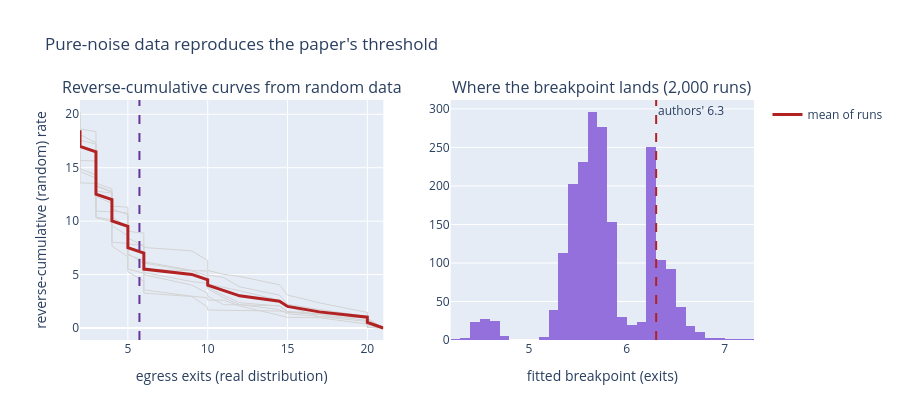

The notebook cell saved with this chart:
### Markdown cell above
## 6. The cumulative-sum artifact, demonstrated by simulation

§3 argued the paper's headline "threshold at ~6 exits" is an artifact of its y-axis:
`cum_per_fatal = sum(per_fatal) - cumsum(per_fatal)` — a **reverse cumulative sum** of the
per-capita rate, sorted by exits (their `sd03.r`). Here we prove it. We keep the real exit
distribution and the exact reverse-cumsum construction, but replace each community's fatality
rate with a **random uniform draw** — pure noise, no relationship to exits whatsoever — and
re-fit the same segmented breakpoint over 2,000 simulations.

If the threshold were real, random data should destroy it. It doesn't: the breakpoint lands in
the same place every time, because (a) a reverse cumulative sum can only descend, and (b) the
right-skewed exit distribution forces the bend wherever communities are densest — near the
median, regardless of the y-values.

### Code cell
from plotly.subplots import make_subplots
from scipy.stats import percentileofscore

rng = np.random.default_rng(7)
exits_sorted = np.sort(df.exits.values)        # real exit distribution, ascending
n = len(exits_sorted)

def segmented_breakpoint(x, y):
    """Best continuous two-segment (hinge) fit by SSR over candidate breaks — mimics R's `segmented`."""
    best = None
    for bp in np.linspace(x.min() + 1e-6, x.max() - 1e-6, 200):
        X = np.column_stack([np.ones_like(x), x, np.maximum(x - bp, 0)])
        beta, *_ = np.linalg.lstsq(X, y, rcond=None)
        ssr = ((y - X @ beta) ** 2).sum()
        if best is None or ssr < best[0]:
            best = (ssr, bp)
    return best[1]

N_SIM = 2000
curves, bps = [], []
for _ in range(N_SIM):
    u = rng.uniform(0, 1, n)                    # random "fatality rate", no trend
    cum = u.sum() - np.cumsum(u)               # authors' reverse cumulative sum
    curves.append(cum)
    bps.append(segmented_breakpoint(exits_sorted, cum))
curves = np.array(curves); bps = np.array(bps)

bp_med = np.median(bps)
bp_pct = np.median([percentileofscore(exits_sorted, b, kind="mean") for b in bps])
print(f"null breakpoint over {N_SIM} pure-noise runs: median {bp_med:.2f} exits "
      f"({bp_pct:.0f}th pct)   |   authors reported ~6.3 exits / 66.6th pct")

fig = make_subplots(rows=1, cols=2, subplot_titles=(
    "Reverse-cumulative curves from random data", "Where the breakpoint lands (2,000 runs)"))
for c in curves[rng.choice(N_SIM, 8, replace=False)]:
    fig.add_trace(go.Scatter(x=exits_sorted, y=c, mode="lines",
                             line=dict(color="lightgray", width=1), showlegend=False), 1, 1)
fig.add_trace(go.Scatter(x=exits_sorted, y=curves.mean(0), mode="lines", name="mean of runs",
                         line=dict(color="firebrick", width=3)), 1, 1)
fig.add_vline(x=bp_med, line_dash="dash", line_color="rebeccapurple", row=1, col=1)
fig.add_trace(go.Histogram(x=bps, nbinsx=40, marker_color="mediumpurple", showlegend=False), 1, 2)
fig.add_vline(x=6.3, line_dash="dash", line_color="firebrick",
              annotation_text="authors' 6.3", row=1, col=2)
fig.update_xaxes(title_text="egress exits (real distribution)", row=1, col=1)
fig.update_xaxes(title_text="fitted breakpoint (exits)", row=1, col=2)
fig.update_yaxes(title_text="reverse-cumulative (random) rate", row=1, col=1)
fig.update_layout(height=420, title="Pure-noise data reproduces the paper's threshold")
fig.show()

### Figure 1 — Plotly figure (JSON) as saved in the notebook; plotly's stock layout.template omitted (floating-point values rounded to 4 significant figures; data arrays with more than 128 entries replaced by an {"elided": "..."} marker saying what was removed)
{"data": [{"line": {"color": "lightgray", "width": 1}, "mode": "lines", "showlegend": false, "type": "scatter", "x": [2.0, 2.0, 2.0, 2.0, 3.0, 3.0, 3.0, 3.0, 3.0, 3.0, 3.0, 3.0, 3.0, 4.0, 4.0, 4.0, 4.0, 4.0, 5.0, 5.0, 5.0, 5.0, 5.0, 6.0, 6.0, 6.0, 6.0, 9.0, 10.0, 10.0, 11.0, 12.0, 14.5, 15.0, 17.0, 20.0, 20.0, 21.0], "xaxis": "x", "y": [16.52, 15.77, 15.39, 14.9, 14.33, 14.09, 13.61, 13.31, 13.0, 12.11, 11.86, 11.35, 10.94, 10.86, 10.39, 10.08, 9.646, 9.559, 8.641, 7.968, 7.589, 7.04, 6.947, 6.061, 5.466, 5.122, 5.0, 4.01, 3.244, 2.968, 2.175, 2.17, 2.071, 1.492, 1.32, 0.9798, 0.8697, 0.0], "yaxis": "y"}, {"line": {"color": "lightgray", "width": 1}, "mode": "lines", "showlegend": false, "type": "scatter", "x": [2.0, 2.0, 2.0, 2.0, 3.0, 3.0, 3.0, 3.0, 3.0, 3.0, 3.0, 3.0, 3.0, 4.0, 4.0, 4.0, 4.0, 4.0, 5.0, 5.0, 5.0, 5.0, 5.0, 6.0, 6.0, 6.0, 6.0, 9.0, 10.0, 10.0, 11.0, 12.0, 14.5, 15.0, 17.0, 20.0, 20.0, 21.0], "xaxis": "x", "y": [15.8, 15.39, 15.12, 14.64, 14.02, 13.42, 13.26, 12.55, 11.79, 11.5, 10.83, 10.52, 10.31, 9.941, 8.953, 8.938, 8.911, 8.042, 7.913, 7.226, 6.46, 5.818, 5.512, 5.126, 4.257, 4.017, 3.571, 2.975, 2.823, 2.61, 2.598, 2.068, 1.13, 1.003, 0.9599, 0.36, 0.06152, 0.0], "yaxis": "y"}, {"line": {"color": "lightgray", "width": 1}, "mode": "lines", "showlegend": false, "type": "scatter", "x": [2.0, 2.0, 2.0, 2.0, 3.0, 3.0, 3.0, 3.0, 3.0, 3.0, 3.0, 3.0, 3.0, 4.0, 4.0, 4.0, 4.0, 4.0, 5.0, 5.0, 5.0, 5.0, 5.0, 6.0, 6.0, 6.0, 6.0, 9.0, 10.0, 10.0, 11.0, 12.0, 14.5, 15.0, 17.0, 20.0, 20.0, 21.0], "xaxis": "x", "y": [20.21, 19.96, 19.53, 18.63, 18.37, 17.49, 16.88, 16.62, 15.93, 15.28, 14.89, 14.05, 13.29, 12.69, 12.01, 11.19, 10.62, 9.888, 9.398, 8.952, 8.587, 8.214, 7.387, 7.025, 6.461, 6.082, 5.49, 5.365, 5.335, 4.975, 4.711, 3.854, 3.076, 2.217, 1.732, 1.08, 0.3209, 0.0], "yaxis": "y"}, {"line": {"color": "lightgray", "width": 1}, "mode": "lines", "showlegend": false, "type": "scatter", "x": [2.0, 2.0, 2.0, 2.0, 3.0, 3.0, 3.0, 3.0, 3.0, 3.0, 3.0, 3.0, 3.0, 4.0, 4.0, 4.0, 4.0, 4.0, 5.0, 5.0, 5.0, 5.0, 5.0, 6.0, 6.0, 6.0, 6.0, 9.0, 10.0, 10.0, 11.0, 12.0, 14.5, 15.0, 17.0, 20.0, 20.0, 21.0], "xaxis": "x", "y": [17.34, 16.86, 16.28, 15.67, 15.63, 14.68, 13.95, 13.86, 13.74, 13.35, 13.15, 13.0, 12.34, 11.65, 11.18, 11.17, 11.07, 10.39, 9.464, 8.727, 7.787, 6.978, 6.825, 6.374, 6.088, 5.997, 5.198, 4.344, 4.178, 3.674, 2.827, 2.191, 1.723, 1.328, 1.082, 0.5998, 0.2749, 0.0], "yaxis": "y"}, {"line": {"color": "lightgray", "width": 1}, "mode": "lines", "showlegend": false, "type": "scatter", "x": [2.0, 2.0, 2.0, 2.0, 3.0, 3.0, 3.0, 3.0, 3.0, 3.0, 3.0, 3.0, 3.0, 4.0, 4.0, 4.0, 4.0, 4.0, 5.0, 5.0, 5.0, 5.0, 5.0, 6.0, 6.0, 6.0, 6.0, 9.0, 10.0, 10.0, 11.0, 12.0, 14.5, 15.0, 17.0, 20.0, 20.0, 21.0], "xaxis": "x", "y": [20.11, 19.35, 18.53, 17.56, 17.22, 17.15, 16.76, 16.24, 16.2, 15.29, 14.41, 14.03, 13.57, 13.0, 12.49, 11.56, 11.02, 10.96, 10.74, 10.41, 10.04, 9.415, 9.045, 8.878, 8.244, 8.108, 7.533, 7.218, 6.317, 5.392, 5.018, 4.828, 4.039, 3.082, 2.352, 1.456, 0.9236, 0.0], "yaxis": "y"}, {"line": {"color": "lightgray", "width": 1}, "mode": "lines", "showlegend": false, "type": "scatter", "x": [2.0, 2.0, 2.0, 2.0, 3.0, 3.0, 3.0, 3.0, 3.0, 3.0, 3.0, 3.0, 3.0, 4.0, 4.0, 4.0, 4.0, 4.0, 5.0, 5.0, 5.0, 5.0, 5.0, 6.0, 6.0, 6.0, 6.0, 9.0, 10.0, 10.0, 11.0, 12.0, 14.5, 15.0, 17.0, 20.0, 20.0, 21.0], "xaxis": "x", "y": [19.51, 18.52, 18.42, 18.09, 17.34, 16.54, 15.68, 15.51, 14.77, 13.92, 13.65, 13.63, 12.82, 12.61, 11.93, 11.92, 11.74, 11.39, 11.31, 10.62, 9.895, 8.937, 8.41, 7.687, 7.093, 6.603, 6.205, 5.404, 4.442, 3.818, 3.051, 2.368, 2.054, 1.556, 1.339, 1.113, 0.7845, 3.553e-15], "yaxis": "y"}, {"line": {"color": "lightgray", "width": 1}, "mode": "lines", "showlegend": false, "type": "scatter", "x": [2.0, 2.0, 2.0, 2.0, 3.0, 3.0, 3.0, 3.0, 3.0, 3.0, 3.0, 3.0, 3.0, 4.0, 4.0, 4.0, 4.0, 4.0, 5.0, 5.0, 5.0, 5.0, 5.0, 6.0, 6.0, 6.0, 6.0, 9.0, 10.0, 10.0, 11.0, 12.0, 14.5, 15.0, 17.0, 20.0, 20.0, 21.0], "xaxis": "x", "y": [18.12, 17.58, 17.39, 17.0, 16.54, 15.96, 15.76, 15.15, 14.94, 13.96, 13.72, 13.61, 13.34, 12.77, 12.33, 11.67, 11.56, 11.14, 10.59, 9.614, 8.728, 8.156, 7.855, 7.741, 7.108, 6.545, 6.071, 5.35, 4.885, 4.106, 3.817, 3.49, 2.578, 1.999, 1.044, 0.9822, 0.05738, -3.553e-15], "yaxis": "y"}, {"line": {"color": "lightgray", "width": 1}, "mode": "lines", "showlegend": false, "type": "scatter", "x": [2.0, 2.0, 2.0, 2.0, 3.0, 3.0, 3.0, 3.0, 3.0, 3.0, 3.0, 3.0, 3.0, 4.0, 4.0, 4.0, 4.0, 4.0, 5.0, 5.0, 5.0, 5.0, 5.0, 6.0, 6.0, 6.0, 6.0, 9.0, 10.0, 10.0, 11.0, 12.0, 14.5, 15.0, 17.0, 20.0, 20.0, 21.0], "xaxis": "x", "y": [14.49, 14.35, 13.93, 13.58, 13.54, 13.06, 12.13, 11.52, 11.01, 10.65, 10.64, 10.53, 10.36, 10.14, 9.789, 8.907, 8.166, 7.666, 6.668, 6.506, 5.915, 5.47, 5.265, 4.384, 4.344, 3.363, 3.26, 2.946, 1.956, 1.682, 1.665, 1.618, 1.586, 1.468, 1.267, 0.7087, 0.06478, -3.553e-15], "yaxis": "y"}, {"line": {"color": "firebrick", "width": 3}, "mode": "lines", "name": "mean of runs", "type": "scatter", "x": [2.0, 2.0, 2.0, 2.0, 3.0, 3.0, 3.0, 3.0, 3.0, 3.0, 3.0, 3.0, 3.0, 4.0, 4.0, 4.0, 4.0, 4.0, 5.0, 5.0, 5.0, 5.0, 5.0, 6.0, 6.0, 6.0, 6.0, 9.0, 10.0, 10.0, 11.0, 12.0, 14.5, 15.0, 17.0, 20.0, 20.0, 21.0], "xaxis": "x", "y": [18.51, 18.01, 17.5, 17.0, 16.49, 15.99, 15.49, 14.98, 14.5, 14.0, 13.51, 13.01, 12.51, 12.01, 11.51, 11.01, 10.52, 10.01, 9.516, 9.016, 8.513, 8.004, 7.515, 7.013, 6.507, 6.005, 5.514, 5.011, 4.504, 4.005, 3.505, 3.011, 2.509, 2.019, 1.51, 1.016, 0.5145, -1.013e-16], "yaxis": "y"}, {"marker": {"color": "mediumpurple"}, "nbinsx": 40, "showlegend": false, "type": "histogram", "x": {"elided": "2000 float values"}, "xaxis": "x2", "yaxis": "y2"}], "layout": {"annotations": [{"font": {"size": 16}, "showarrow": false, "text": "Reverse-cumulative curves from random data", "x": 0.225, "xanchor": "center", "xref": "paper", "y": 1.0, "yanchor": "bottom", "yref": "paper"}, {"font": {"size": 16}, "showarrow": false, "text": "Where the breakpoint lands (2,000 runs)", "x": 0.775, "xanchor": "center", "xref": "paper", "y": 1.0, "yanchor": "bottom", "yref": "paper"}, {"showarrow": false, "text": "authors' 6.3", "x": 6.3, "xanchor": "left", "xref": "x2", "y": 1, "yanchor": "top", "yref": "y2 domain"}], "height": 420, "shapes": [{"line": {"color": "rebeccapurple", "dash": "dash"}, "type": "line", "x0": 5.724, "x1": 5.724, "xref": "x", "y0": 0, "y1": 1, "yref": "y domain"}, {"line": {"color": "firebrick", "dash": "dash"}, "type": "line", "x0": 6.3, "x1": 6.3, "xref": "x2", "y0": 0, "y1": 1, "yref": "y2 domain"}], "title": {"text": "Pure-noise data reproduces the paper's threshold"}, "xaxis": {"anchor": "y", "domain": [0.0, 0.45], "title": {"text": "egress exits (real distribution)"}}, "xaxis2": {"anchor": "y2", "domain": [0.55, 1.0], "title": {"text": "fitted breakpoint (exits)"}}, "yaxis": {"anchor": "x", "domain": [0.0, 1.0], "title": {"text": "reverse-cumulative (random) rate"}}, "yaxis2": {"anchor": "x2", "domain": [0.0, 1.0]}}}
